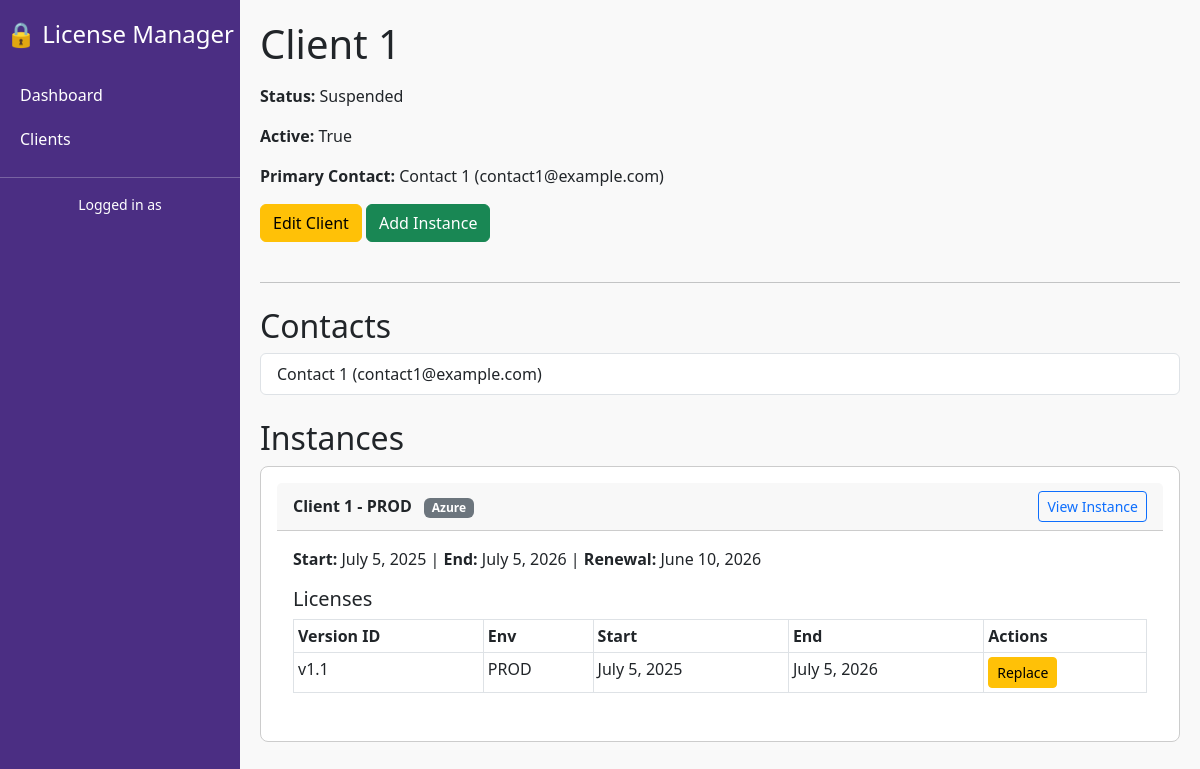
Page /clients/1/ on the committed database.
### licenses/models.py (models this page shows, shortened)
class Client(models.Model):
    name = models.CharField(max_length=255)
    is_active = models.BooleanField(default=True)
    status_tag = models.ForeignKey(StatusTag, on_delete=models.SET_NULL, null=True, blank=True)
    primary_contact = models.ForeignKey(
        'Contact',
        on_delete=models.SET_NULL,
        null=True,
        blank=True,
        related_name='primary_for_clients'
    )
    created_at = models.DateTimeField(auto_now_add=True)

class StatusTag(models.Model):
    name = models.CharField(max_length=100)
    def __str__(self):
        return self.name

class Contact(models.Model):
    client = models.ForeignKey(Client, on_delete=models.CASCADE, related_name='contacts')
    name = models.CharField(max_length=100)
    email = models.EmailField()

class Instance(models.Model):
    client = models.ForeignKey(Client, on_delete=models.CASCADE, related_name='instances')
    name = models.CharField(max_length=255, blank=True, null=True)
    notes = models.TextField(blank=True, null=True)
    start_date = models.DateField(blank=True, null=True)
    end_date = models.DateField(blank=True, null=True)
    renewal_date = models.DateField(blank=True, null=True)
    deployment_method = models.ForeignKey(DeploymentMethod, on_delete=models.SET_NULL, null=True, blank=True)

class DeploymentMethod(models.Model):
    name = models.CharField(max_length=100)
    is_active = models.BooleanField(default=True)
    def __str__(self):
        return self.name

class License(models.Model):
    instance = models.ForeignKey(Instance, on_delete=models.CASCADE, related_name='licenses')
    user_count = models.IntegerField()
    start_date = models.DateField()
    end_date = models.DateField()
    renewal_date = models.DateField(blank=True, null=True)
    environment_type = models.CharField(max_length=50)  # e.g., Dev, QA, Prod
    deployment_method = models.ForeignKey(DeploymentMethod, on_delete=models.SET_NULL, null=True, blank=True)
    features = models.ManyToManyField(Feature, blank=True)
    encrypted_file = models.FileField(upload_to='licenses/')
    is_active = models.BooleanField(default=False)
    version_id = models.CharField(max_length=100)
    created_by = models.ForeignKey(User, on_delete=models.SET_NULL, null=True, blank=True)
    created_at = models.DateTimeField(auto_now_add=True)

### licenses/views.py (the view)
# urls.py: path('clients/<int:client_id>/', views.client_detail, name='client_detail'),
def client_detail(request, client_id):
    client = get_object_or_404(Client, id=client_id)
    instances = client.instances.all()
    contacts = client.contacts.all()
    return render(request, 'licenses/client_detail.html', {
        'client': client,
        'instances': instances,
        'contacts': contacts
    })

### licenses/templates/licenses/client_detail.html (shortened to what this page needs)
{% extends 'base.html' %}
{% block content %}
<h1 class="mb-3">{{ client.name }}</h1>
<p><strong>Status:</strong> {{ client.status_tag }}</p>
<p><strong>Active:</strong> {{ client.is_active }}</p>
<p><strong>Primary Contact:</strong>
  {% if client.primary_contact %}
    {{ client.primary_contact.name }} ({{ client.primary_contact.email }})
  {% else %}
    <span class="text-muted">No primary contact assigned</span>
  {% endif %}
</p>
<a href="{% url 'client_edit' client.id %}" class="btn btn-warning mb-3">Edit Client</a>
<a href="{% url 'instance_add' client.id %}" class="btn btn-success mb-3">Add Instance</a>
<hr class="my-4">
<h2>Contacts</h2>
<ul class="list-group mb-4">
  {% for contact in contacts %}
    <li class="list-group-item d-flex justify-content-between align-items-center">
      {{ contact.name }} ({{ contact.email }})
    </li>
  {% empty %}
    <li class="list-group-item text-muted">No contacts available.</li>
  {% endfor %}
</ul>
<h2>Instances</h2>
{% for instance in instances %}
  <div class="card mb-4">
    <div class="card-header d-flex justify-content-between align-items-center">
      <div>
        <strong>{{ instance.name }}</strong>
        <span class="badge bg-secondary ms-2">{{ instance.deployment_method }}</span>
      </div>
      <a href="{% url 'instance_detail' instance.id %}" class="btn btn-sm btn-outline-primary">View Instance</a>
    </div>
    <div class="card-body">
      <p>
        <strong>Start:</strong> {{ instance.start_date }} |
        <strong>End:</strong> {{ instance.end_date }} |
        <strong>Renewal:</strong> {{ instance.renewal_date }}
      </p>
      <h5 class="mt-3">Licenses</h5>
      {% if instance.licenses.exists %}
        <table class="table table-sm table-bordered">
          <thead>
            <tr>
              <th>Version ID</th>
              <th>Env</th>
              <th>Start</th>
              <th>End</th>
              <th>Actions</th>
            </tr>
          </thead>
          <tbody>
            {% for license in instance.licenses.all %}
            {% if license.is_active %}
              <tr>
                <td>{{ license.version_id }}</td>
                <td>{{ license.environment_type }}</td>
                <td>{{ license.start_date }}</td>
                <td>{{ license.end_date }}</td>
                <td>
                  <a href="{% url 'license_manage' instance.id %}" class="btn btn-sm btn-warning">Replace</a>
                </td>
              </tr>
              {% endif %}
            {% endfor %}
          </tbody>
        </table>
      {% else %}
        <p class="text-muted">No licenses yet.</p>
        <a href="{% url 'license_manage' instance.id %}" class="btn btn-sm btn-success">Add License</a>
      {% endif %}
    </div>
  </div>
{% empty %}
  <p class="text-muted">No instances available.</p>
{% endfor %}
{% endblock %}

### licenses/templates/base.html (shortened to what this page needs)
{% load static %}
<!DOCTYPE html>
<html lang="en">
<head>
    <link href="https://cdn.jsdelivr.net/npm/bootstrap@5.3.0/dist/css/bootstrap.min.css" rel="stylesheet">
    <link rel="stylesheet" href="{% static 'css/styles.css' %}">
</head>
<body>
    {% include 'navbar.html' %}
    <div class="main-content">
        {% block content %}
        {% endblock %}
    </div>
</body>
</html>

### licenses/templates/navbar.html (shortened to what this page needs)
<div class="sidebar">
    <h4 class="text-center mb-4">🔒 License Manager</h4>
    <a href="{% url 'dashboard' %}">Dashboard</a>
    <a href="{% url 'clients_list' %}">Clients</a>
    <hr>
    <div class="text-center small px-3">
        Logged in as <strong>{{ request.user.username }}</strong>
    </div>
</div>

### Static/css/styles.css (style rules this page uses)
body { background-color: #f9f9f9; }
.card { padding: 1rem; margin-bottom: 1rem; border: 1px solid #ccc; border-radius: 8px; }

### licenses/templates/base.html (style rules this page uses)
body { min-height: 100vh; display: flex; }
.sidebar { width: 240px; background-color: #4B2E83; color: white; padding-top: 20px; height: 100vh; position: fixed; }
.sidebar a { color: white; display: block; padding: 10px 20px; text-decoration: none; }
.main-content { margin-left: 240px; padding: 20px; width: calc(100% - 240px); }

### rows in the picture
Client: name "Client 1", status_tag "Suspended", is_active "True", primary_contact.name "Contact 1", primary_contact.email "contact1@example.com"
Contact: name "Contact 1", email "contact1@example.com"
Instance: name "Client 1 - PROD", deployment_method "Azure", start_date "July 5, 2025", end_date "July 5, 2026", renewal_date "June 10, 2026"
License: version_id "v1.1", environment_type "PROD", start_date "July 5, 2025", end_date "July 5, 2026"
